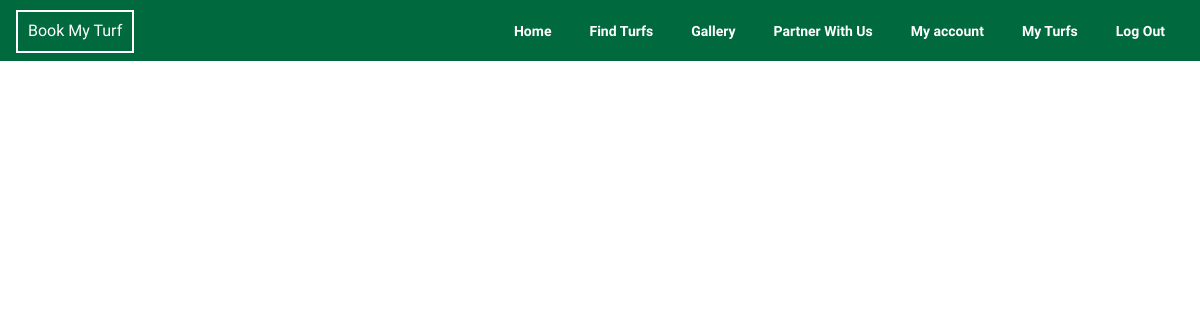
Before: /myturfs/ (signed in) with the older database file.
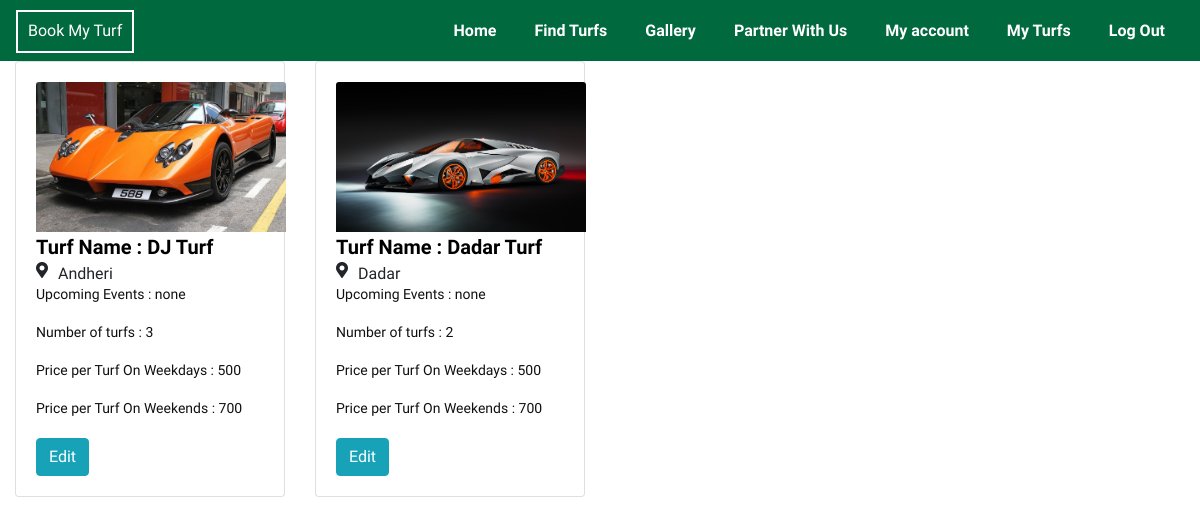
After: the same page with the newer database file.
### turf/models.py (models this page shows, shortened)
class Turf_List(models.Model):
    turf_id = models.UUIDField(primary_key=True, default=uuid.uuid4, editable=False)
    owner = models.ForeignKey(User, on_delete=models.CASCADE)
    name = models.CharField('Turf Name',max_length=200, default='')
    address = models.CharField('Turf Address',max_length=500, default='')
    image = models.ImageField('Turf Image',default='', upload_to="../media")
    has_refreshments = models.BooleanField(default=False)
    has_first_aid = models.BooleanField(default=False)
    has_parking = models.BooleanField(default=False)
    events = models.CharField('Upcoming Events',max_length=500, default='')
    num_5v5_turfs = models.CharField('Number Of Turfs [5v5 Size]',max_length=1, choices=max_sizes, default="0")
    price_per_hour_5v5_weekdays = models.IntegerField('Price per Hour [WEEKDAYS]',default=500)
    weekdays_turf_opening_time = models.TimeField(auto_now=False, auto_now_add=False, default="00:00")
    weekdays_turf_closing_time = models.TimeField(auto_now=False, auto_now_add=False, default="00:00")
    price_per_hour_5v5_weekends = models.IntegerField('Price per Hour [WEEKENDS]',default=700)
    weekends_turf_opening_time = models.TimeField(auto_now=False, auto_now_add=False, default="00:00")
    weekends_turf_closing_time = models.TimeField(auto_now=False, auto_now_add=False, default="00:00")

### turf/views.py (the view)
# urls.py: path('myturfs/',views.show_myturfs, name = "myturfs"),
def show_myturfs(request):
    logged_in_user = request.user
    logged_in_user_posts = Turf_List.objects.filter(owner=logged_in_user)
    return render(request,'registration/myturfs.html',{'myturfs':logged_in_user_posts})

### turf/templates/registration/myturfs.html (shortened to what this page needs)
{% extends '../base.html' %}
{% load crispy_forms_tags %}
{% block navbar %}
	{% include "../Navbar.html" %}
{% endblock %}
{% block content %}
<body>
    <div style="display: flex;">
    {% for d in myturfs %}
			<div class="col-md-4 col-lg-3 col-sm-6">
				<div class = "card" id="buy-cards">
					<div class="card-body">
                        <img class="card-img-top" src="{{ d.image.url}}" style="height: 150px; width: 250px;">
                        <div style="font-size: 1.25rem;color: #000000;font-weight: 600;" >Turf Name : {{d.name}}</div>
                        <div  style="display: flex; height: auto;font-size: 0.8remrem;">
                            <i class="fa fa-map-marker-alt"></i>
                            {{d.address}}
                        </div>
                        <h5 class="card-title" >Upcoming Events : {{d.events}}</h5>
                        <h5 class="card-title" >Number of turfs : {{d.num_5v5_turfs}} </h5>
                        <h5 class="card-title" >Price per Turf On Weekdays : {{d.price_per_hour_5v5_weekdays}}</h5>
                        <h5 class="card-title" >Price per Turf On Weekends : {{d.price_per_hour_5v5_weekends}}</h5>
                        <button class="btn btn-info"><a href="{% url 'editturf' %}">Edit</a></button>
                    </div>
				</div>
            </div>
        {% endfor %}
    </div>
</body>
{% endblock %}

### turf/templates/base.html (shortened to what this page needs)
{% load static %}
{% load crispy_forms_tags %}
<!DOCTYPE html>
<html lang="en">
<head>
   <link rel="stylesheet" type="text/css" href=" {% static 'turf/bootstrap.min.css'%}">
   <link rel="stylesheet" type="text/css" href="{% static 'turf/style.css'%}">
   <link rel="stylesheet" href="{% static 'turf/responsive.css'%}">
   <link rel="stylesheet" href="https://cdnjs.cloudflare.com/ajax/libs/font-awesome/5.15.2/css/all.min.css" />
   <link rel="stylesheet" href="https://cdnjs.cloudflare.com/ajax/libs/fancybox/2.1.5/jquery.fancybox.min.css" media="screen">
   </head>
   <body>
      {% block navbar %}{% endblock %}
        {% block content %}
        {% endblock %}
   </body>
</html>

### turf/templates/Navbar.html (shortened to what this page needs)
{% extends "./base.html" %}
{% block navbar %}
<nav class="navbar navbar-expand-lg navbar-bg-color">
    <a class="navbar-brand-r" href="/">Book My Turf</a>
    <div class="collapse navbar-collapse" id="navbarNav">
      <ul class="navbar-nav ml-auto">
        <li class="nav-itemn active">
          <a class="links-navbar" href="/">Home <span class="sr-only">(current)</span></a>
        </li>
        <li class="nav-item">
          <a class="links-navbar" href="{% url 'display' %}">Find Turfs</a>
        </li>
        <li class="nav-item">
          <a class="links-navbar" href="{% url 'gallery' %}">Gallery</a>
        </li>
        {% if user.is_authenticated %}
          <li class="nav-item" >
            <a class="links-navbar" href="{% url 'turfdetails' %}" >Partner With Us</a>
          </li>
          <li class="nav-item" >
            <a class="links-navbar" href="{% url 'myaccount' %}" >My account</a>
          </li>
          <li class="nav-item" >
            <a class="links-navbar" href="{% url 'myturfs' %}" >My Turfs</a>
          </li>
          <li class="nav-item" >
            <a class="links-navbar" href="{% url 'logout' %}">Log Out</a>
          </li>
        {% endif %}
      </ul>
    </div>
</nav>
{% endblock %}

### turf/static/turf/style.css (style rules this page uses)
* { box-sizing: border-box !important; transition: ease all 0.5s; }
html { scroll-behavior: smooth; overflow-x: hidden; }
body { color: #666666; font-size: 14px; font-family: "Raleway", sans-serif; line-height: 1.80857; font-weight: normal; overflow-x: hidden; }
i { margin-right: 10px; }
a { color: #1f1f1f; text-decoration: none !important; outline: none !important; -webkit-transition: all 0.3s ease-in-out; -moz-transition: all 0.3s ease-in-out; -ms-transition: all 0.3s ease-in-out; -o-transition: all 0.3s ease-in-out; transition: all 0.3s ease-in-out; }
h1, h2, h3, h4, h5, h6 { letter-spacing: 0; font-weight: normal; position: relative; padding: 0 0 10px 0; font-weight: normal; line-height: normal; color: #111111; margin: 0; }
h5 { font-size: 14px; }
*, *::after, *::before { -webkit-box-sizing: border-box; -moz-box-sizing: border-box; box-sizing: border-box; }
ul, li, ol { margin: 0px; padding: 0px; list-style: none; }
a { color: #ffffff; text-decoration: none; outline: none !important; }
.navbar-bg-color { background-color: #00693e; padding-top: 10px; }
.navbar-brand-r { border: 2px solid white; padding: 5px 10px; font-size: 1rem; color: white; font-weight: 600; font-weight: 500; }
.links-navbar { color: white; font-weight: 600; padding: 12px; margin: 0 7px; text-align: center; transition: all 0.3; }

Changed rows visible on the page:
added Turf_List: image (picture), name "DJ Turf", address "Andheri", events "none", num_5v5_turfs "3", price_per_hour_5v5_weekdays "500", price_per_hour_5v5_weekends "700"
added Turf_List: image (picture), name "Dadar Turf", address "Dadar", events "none", num_5v5_turfs "2", price_per_hour_5v5_weekdays "500", price_per_hour_5v5_weekends "700"
